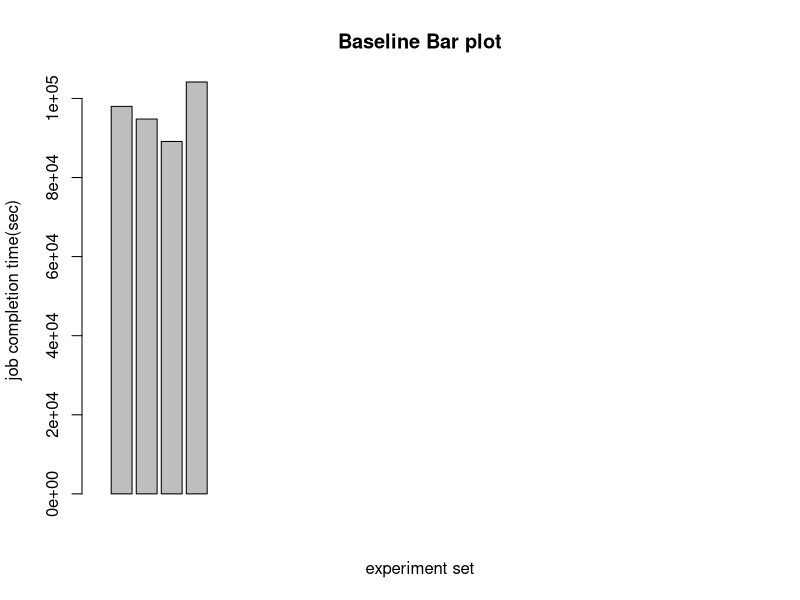

This figure's R source:



#install.packages("ggplot2")
require(ggplot2)
library(ggplot2)





exp1_bs = read.table("exp_1_bs.csv", header=TRUE)
df <- data.frame(exp1_bs)
ct=ft=cf=ff=0


df1 <- df[, c(4, 15, 16, 17,18)]

#cpt_r1 = df1[which(df1$r==1 & df1$sp=="t" & df1$s=="cp"), ] 

cpt <- matrix (ncol=5, byrow=TRUE)
cpf <- matrix (ncol=5, byrow=TRUE)
fst <- matrix (ncol=5, byrow=TRUE)
fsf <- matrix (ncol=5, byrow=TRUE)


#store all capcity true scheduler to 'cpt' matrix
for(i in 1:5){
	run = paste('r',i,sep="")
	
	run = df1[which(df1$r==i & df1$sp=="t" & df1$s=="cp"), ]
	run = run[, c(1)]
	cpt <- rbind(cpt,c(run))
}



#store all capcity false scheduler to 'cpf' matrix
for(i in 1:5){
	run = paste('r',i,sep="")
		
	run = df1[which(df1$r==i & df1$sp=="f" & df1$s=="cp"), ]
	run = run[, c(1)]
	cpf <- rbind(cpf,c(run))
}

#store all fairshare true scheduler to 'fst' matrix
for(i in 1:5){
	run = paste('r',i,sep="")
	
	run = df1[which(df1$r==i & df1$sp=="t" & df1$s=="fs"), ]
	run = run[, c(1)]
	fst <- rbind(fst,c(run))
}


#store all fairshare false scheduler to 'fsf' matrix
for(i in 1:5){
	run = paste('r',i,sep="")
	
	run = df1[which(df1$r==i & df1$sp=="f" & df1$s=="fs"), ]
	run = run[, c(1)]
	fsf <- rbind(fsf,c(run))
}

















#Drop 'NA' values from matrix
cpt <- cpt[!is.na(cpt[,1]),, drop = FALSE]
cpf <- cpf[!is.na(cpf[,1]),, drop = FALSE]
fst <- fst[!is.na(fst[,1]),, drop = FALSE]
fsf <- fsf[!is.na(fsf[,1]),, drop = FALSE]

#print matrices first row, column 1 to 5
#print(cpt[1,1:5])
#print(cpf[1,1:5])
#print(fst[1,1:5])
#print(fsf[1,1:5])

#bs_ct_1=read.csv("bs_ct_1.csv", header=FALSE)
#bs_ft_1=read.csv("bs_ft_1.csv", header=FALSE)

run_no=1
cptKTasks=0
fstKTasks=0

for (i in 1:5){


	for ( i in 1:5){

		#declar variable names for each run
		cptx=paste("cpt",i,sep="")
		cpfx=paste("cpf",i,sep="")
		fstx=paste("fst",i,sep="")
		fsfx=paste("fsf",i,sep="")
    
   	 	#read matrix and store in variable
		cptx=cpt[i,1:5]
		cpfx=cpf[i,1:5]
		fstx=fst[i,1:5]
		fsfx=fsf[i,1:5]

		#cptKTasks= cptKTasks + sum(cptx) 
		#fstKTasks= fstKTasks + sum(fstx)
		ct = ct + sum(cptx)
		ft = ft + sum(fstx)
		cf = cf + sum(cpfx)
		ff = ff + sum(fsfx)

 

		if(i==run_no){

			#create matrix for ploting
			pl = matrix(ncol=5, byrow=TRUE)

			pl <- rbind(pl,c(cptx))
			#pl <- rbind(pl,c(fstx))
			pl <- rbind(pl,c(cpfx))
			#pl <- rbind(pl,c(fsfx))

			pl <- pl[!is.na(pl[,1]),, drop = FALSE]


			#print(pl)
			#barplot(pl,beside=TRUE,xlab="experiment set", ylab="job completion time(sec)",xlim=c(0,30),main="Baseline Bar plot")

		#print("cpt")
		#print(summary(pl))
		#print("fst")
		#print(summary(fstx))

		#print("cpf")
		#print(summary(cpfx))
		#print("fsf")
		#print(summary(fsfx))
		}
	}

}

#print(cptKTasks)
#print(fstKTasks)
total_time <- c(ct,ft,cf,ff)
barplot(total_time,beside=TRUE,xlab="experiment set", ylab="job completion time(sec)",xlim=c(0,30),main="Baseline Bar plot")


#counts <- table(cpt, fst)
#barplot(counts, main="Cpt vs Fst",
#  xlab="Number of Exp", col=c("darkblue","red"),
# 	 legend = colnames(counts), beside=TRUE)

#plot(cpt1)
#hist(cpt,xlab="Job Completion Time in Seconds", ylab="Count")

#barplot(cpt, main="Capacity vs Fairshar (Default)",
# xlab="Number of experiments", col=c("red","blue"))
#qplot(cpt1,fst1)

#require(ggplot2)
#data(diamonds)
#head(diamonds)
#ggplot(diamonds, aes(clarity, fill=cut)) + geom_bar(position="dodge") +
#opts(title="Examplary Grouped Barplot")

#min,max,mean values for capacity scheduler, spec = true
#min_ct=min(capacity_t$V1)
#max_ct=max(capacity_t$V1)
#mean_ct=sapply(capacity_t$V1, mean)


#print(max_ff)
#baseline_exp =c(capacity_t$V1,capacity_f$V1,fair_t$V1,fair_f$V1)
#run_1 <- table(bs_ct_1$V1,bs_ft_1$V1)
#barplot(run_1,main="Capacity vs Fair Default",
 # xlab="Job Completion in Seconds", col=c("darkblue","red"),
# 	 legend = rownames(run_1),beside=TRUE)
